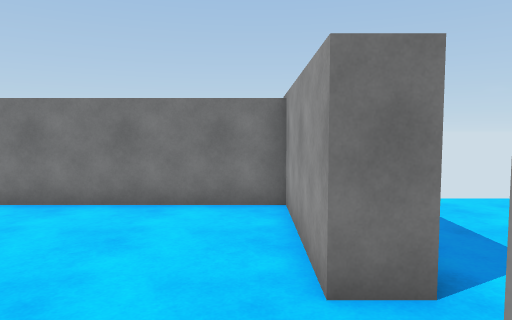
[1] (above)

16 first-person views from a walk through a 3-D level made in the Unity game engine. The camera is 1.5 m above the floor, tilts 4° down and sees 70° across. The floor is counted in squares, 1 m on a side. Each view is taken from the middle of a square. On the plan, view 1 faces up. The plan holds only what a view shows up to about 16 squares ahead; the rest is blank. The place goes on beyond the plan. The player character is not drawn.

[2]
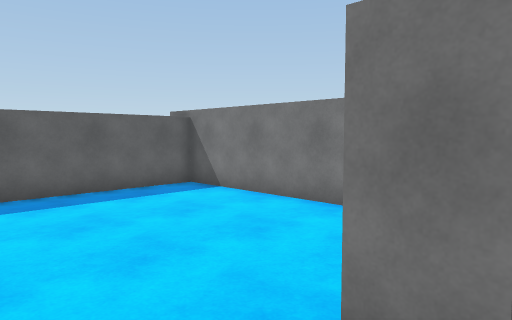

[3]
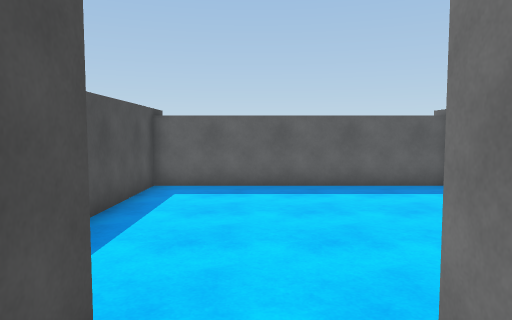

[4]
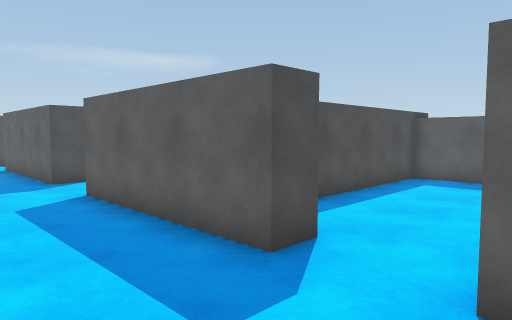

[5]
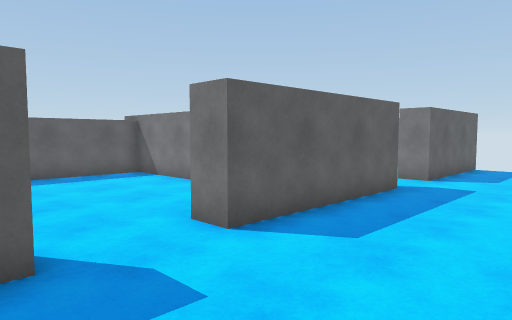

[6]
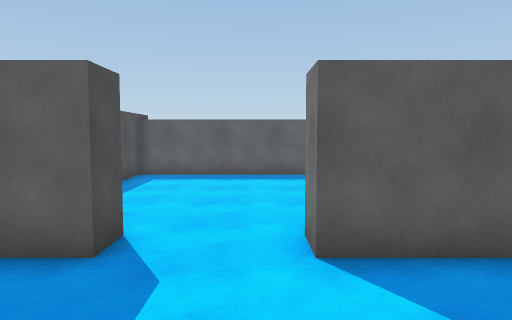

[7]
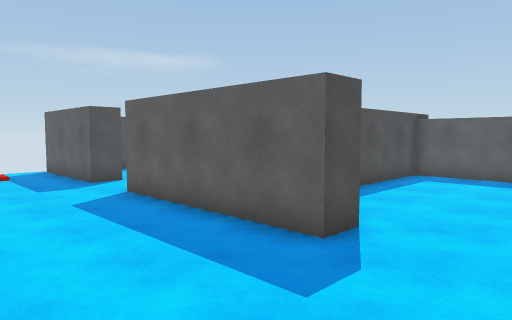

[8]
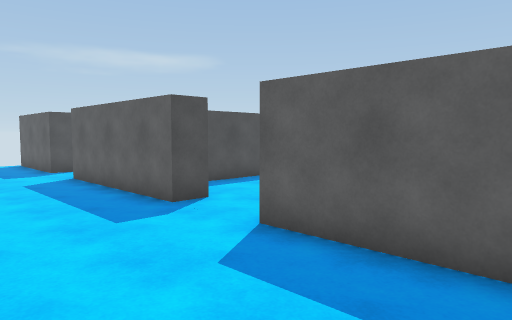

[9]
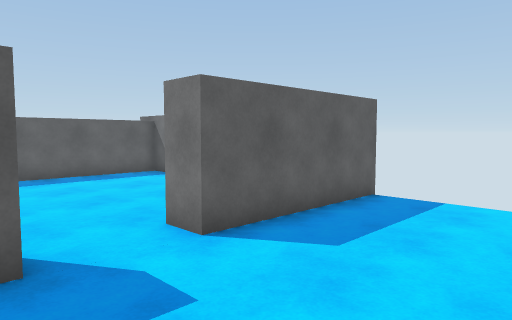

[10]
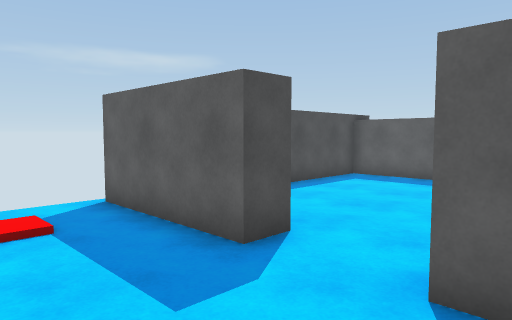

[11]
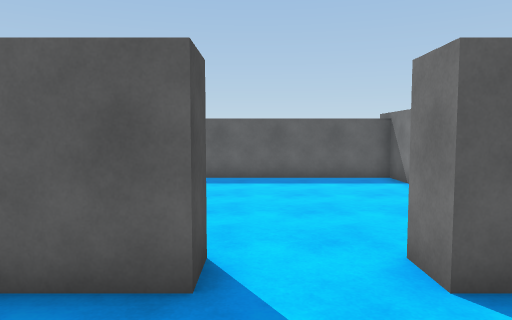

[12]
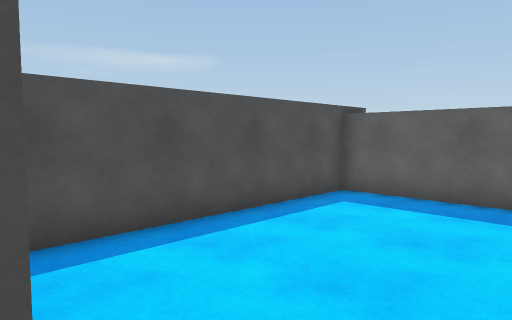

[13]
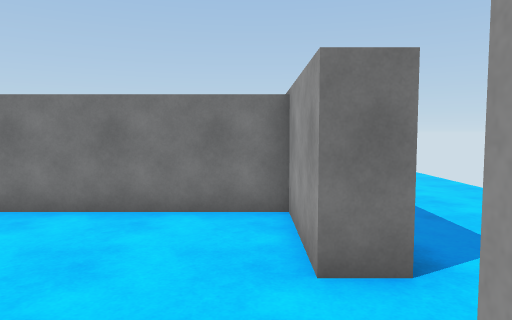

[14]
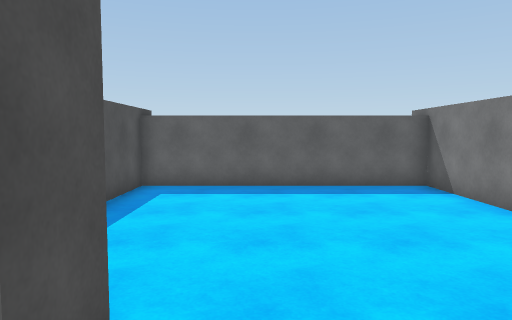

[15]
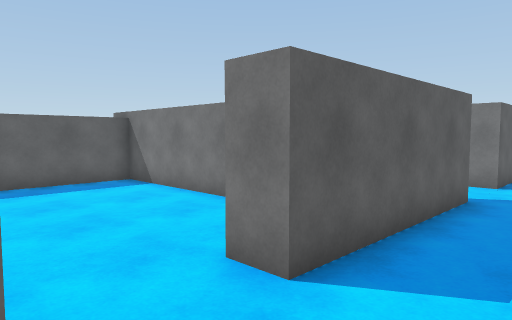

[16]
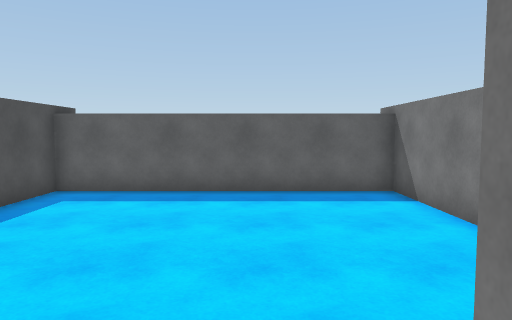

### Floor plan
Points are (right, up) in squares from view 1. A wall is a line through its corners. A room is listed if a view was taken in it or the views show most of it. See-through windows are left out.
Room 1 (view 1)
walls: (0.6, 3.2) (0.6, 7.7) (-7.6, 7.7) (-7.6, -1) (-2, -1)
ways out: opening at (0.7, 2) to room 2
Room 2 (views 2, 3, 4, 5, 6, 7, 8, 9, 10, 11, 12, 14, 15, 16)
walls: (0.6, -8) (1.6, -8) (1.6, -14.2) (0.6, -14.2); (0.6, 0.9) (1.6, 0.9) (1.6, -5.3) (0.6, -5.3); (0.6, -16.6) (1.6, -16.6) (1.6, -21.2); (1.6, 8.8) (1.6, 3.2) (0.6, 3.2)
ways out: opening at (0.7, 2) to room 1; opening at (1, -6.5) to room 3; opening at (1, -15.5) to room 4
Room 3 (view 13)
walls: (0.6, -5.3) (0.6, -2) (-7.6, -2) (-7.6, -10.3) (-1.1, -10.3)
ways out: opening at (1, -6.5) to room 2
Room 4 (no view inside)
walls: (-2.6, -11.3) (-7.6, -11.3) (-7.6, -20.3) (-0.1, -20.3)
ways out: opening at (1, -15.5) to room 2

Where each view was taken, in squares from view 1:
view 1: 0 up, 0 right, facing up
view 2: 1 up, 2 right, facing up-left
view 3: 2 up, 3 right, facing left
view 4: 4 up, 5 right, facing down-left
view 5: 9 down, 6 right, facing up-left
view 6: 6 down, 6 right, facing left
view 7: 5 down, 6 right, facing down-left
view 8: 1 down, 6 right, facing down-left
view 9: 0 up, 6 right, facing up-left
view 10: 13 down, 5 right, facing down-left
view 11: 16 down, 5 right, facing left
view 12: 15 down, 1 right, facing down-left
view 13: 9 down, 0 right, facing up
view 14: 7 down, 3 right, facing left
view 15: 17 down, 4 right, facing up-left
view 16: 15 down, 2 right, facing left
